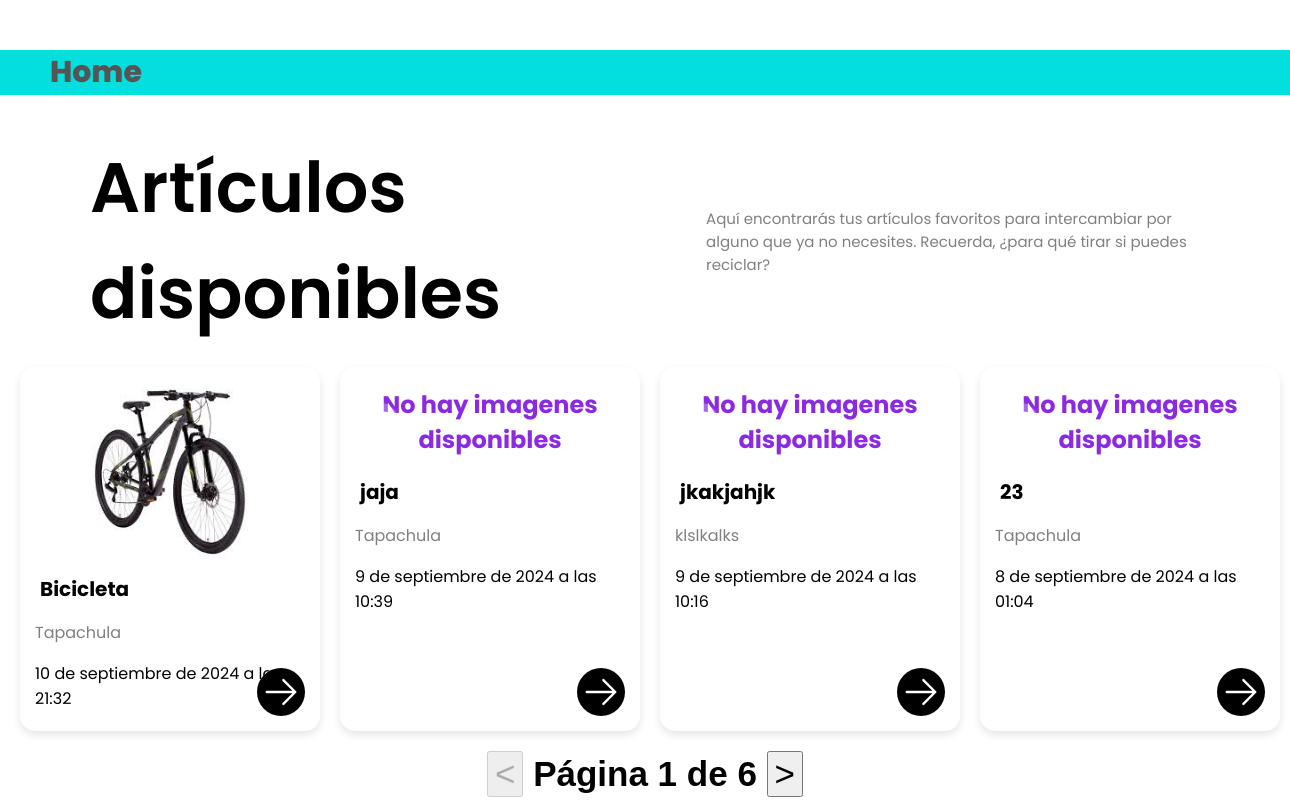
The page /articulosdisponibles on the database its author committed.
### core/models.py (models this page shows, shortened)
class Articulo(models.Model):
    nombre = models.CharField(max_length=100)
    descripcion = models.TextField()
    ubicacion = models.CharField(max_length=100)
    fecha_subida = models.DateTimeField(auto_now_add=True)
    fecha_actualizacion = models.DateTimeField(auto_now=True)
    imagen = models.ImageField(upload_to='articulos/', null=True, blank=True)
    usuario = models.ForeignKey(User, on_delete=models.CASCADE, null=False,blank=False)

### core/views.py (the view)
# urls.py: path('articulosdisponibles',ArticuloViewAll.as_view(),name="articulos-view-all"),
class ArticuloViewAll(ListView):
    model = Articulo
    template_name = 'core/articulos_listado.html'
    context_object_name = 'articulos'
    paginate_by = 4
    ordering = ['-fecha_subida']

### core/templates/core/articulos_listado.html (shortened to what this page needs)
{% load static %}
<!DOCTYPE html>
<html lang="es">
  <head>
    <link rel="stylesheet" href="{% static 'core/styles/style_listado_articulos.css' %}" />
    <link rel="stylesheet" href="https://unpkg.com/aos@next/dist/aos.css" />
  </head>
  <body>
    <main>
      <div class="container-bread">
        <div class="breadcrumb">
          <a href="{% url 'articulo-list' %}">Home</a>
        </div>
      </div>
      <section id="product-section">
        <div class="product-section-text-container">
          <div>
            <h2 class="product-section__title">Artículos disponibles</h2>
          </div>
          <div>
            <p class="product-section__text">Aquí encontrarás tus artículos favoritos para intercambiar por alguno que ya no necesites. Recuerda, ¿para qué tirar si puedes reciclar?</p>
          </div>
        </div>
        <div class="card-container">
          {% for articulo in articulos %}
          <div class="card">
            <div class="card-img">
              {% if articulo.imagen %}
              <img src="{{articulo.imagen.url}}" alt="image1" class="zoom" data-articulo-id="{{articulo.pk}}"/>
              {% else %}
              <h2 class="no-images">No hay imagenes disponibles</h2>
              {% endif %}
              <button type="button" class="like-icon">
              </button>
            </div>
            <div class="card-content">
              <h2 class="item-name">{{articulo.nombre}}</h2>
              <p class="item-location">{{articulo.ubicacion}}</p>
              <p class="item-datetime">{{articulo.fecha_subida}}</p>
              <button type="button" class="arrow-icon" onclick="location.href='{% url 'articulo-detail' articulo.pk %}'">
                <svg
                  xmlns="http://www.w3.org/2000/svg"
                  fill="none"
                  viewBox="0 0 24 24"
                  stroke-width="1.5"
                  stroke="currentColor"
                  class="svg-arrow-icon"
                >
                  <path
                    stroke-linecap="round"
                    stroke-linejoin="round"
                    d="M13.5 4.5 21 12m0 0-7.5 7.5M21 12H3"
                  />
                </svg>
              </button>
            </div>
          </div>
          {% endfor %}
      </section>
    </main>
    <footer class="pagination">
    {% if page_obj.has_previous %}
    <button onclick="location.href='?page={{page_obj.previous_page_number}}'"><</button>
    {% else %}
    <button disabled style="cursor: default;"><</button>
    {% endif %}
       Página {{page_obj.number}} de {{page_obj.paginator.num_pages}}
       {% if page_obj.has_next %}
      <button onclick="location.href='?page={{page_obj.next_page_number}}'">></button>
      {% else %}
      <button disabled style="cursor: default;">></button>
       {% endif %}
    </footer>
  </body>
</html>

### core/static/core/styles/style_listado_articulos.css (style rules this page uses)
:root { --font-family: "Poppins", sans-serif; }
html { scroll-behavior: smooth; }
body { font-family: var(--font-family); color: white; margin: 0; padding: 0; }
.container-bread { margin-top: 50px; display: flex; align-items: center; width: 100%; height: 100%; background-color: #03dede; }
.breadcrumb { font-size: 30px; color: black; font-weight: 800; }
.breadcrumb a { margin-left: 50px; text-decoration: none; color: #555; }
.product-section-text-container { display: flex; align-items: center; justify-content: space-between; }
.product-section__title { margin: 40px 0 0; padding-left: 90px; color: black; font-size: 70px; font-weight: 600; flex: 1; }
.product-section__text { color: gray; font-size: 15px; font-weight: 400; padding-top: 40px; margin: 0 90px 0 0; max-width: 600px; }
.card-container { display: grid; grid-template-columns: repeat(4, 1fr); justify-items: center; gap: 20px; padding: 20px; }
.card { background-color: white; border-radius: 15px; overflow: hidden; box-shadow: 0 4px 8px rgba(0, 0, 0, 0.1); width: 300px; text-align: center; position: relative; color: black; }
.card-img { position: relative; }
.zoom { transition: transform 0.3s ease; }
.card-img img:first-child { width: auto; height: 200px; object-fit: cover; }
.no-images { text-align: center; color: blueviolet; }
.like-icon { position: absolute; top: 15px; left: 15px; width: 45px; height: 45px; background-color: rgba(255, 255, 255, 0.283); border: none; border-radius: 50%; padding: 5px; cursor: pointer; }
.card-content { padding: 0 15px 15px 15px; text-align: left; }
.card-content h2 { font-size: 20px; margin-bottom: 5px; }
.item-name { margin: 0 5px 5px; }
.item-location { color: gray; margin-bottom: 5px; }
.item-datetime { font-weight: 400; margin-bottom: 5px; }
.arrow-icon { position: absolute; bottom: 15px; right: 15px; width: 48px; height: 48px; background-color: rgb(0, 0, 0); border: none; border-radius: 50%; padding: 5px; cursor: pointer; }
.svg-heart-icon { stroke: white; }
.svg-arrow-icon { stroke: white; }
.pagination { font-weight: 700; font-family: 'Lucida Sans', 'Lucida Sans Regular', 'Lucida Grande', 'Lucida Sans Unicode', Geneva, Verdana, sans-serif; font-size: 35px; text-align: center; color: black; height: 60px; }
.pagination > button { font-size: 35px; }

### rows shown on the page
Articulo: imagen (picture), nombre "Bicicleta", ubicacion "Tapachula", fecha_subida "10 de septiembre de 2024 a las 21:32"
Articulo: imagen "No hay imagenes disponibles", nombre "jaja", ubicacion "Tapachula", fecha_subida "9 de septiembre de 2024 a las 10:39"
Articulo: imagen "No hay imagenes disponibles", nombre "jkakjahjk", ubicacion "klslkalks", fecha_subida "9 de septiembre de 2024 a las 10:16"
Articulo: imagen "No hay imagenes disponibles", nombre "23", ubicacion "Tapachula", fecha_subida "8 de septiembre de 2024 a las 01:04"

### other values the page prints
{{ page_obj.number }} "1"
{{ page_obj.paginator.num_pages }} "6"
